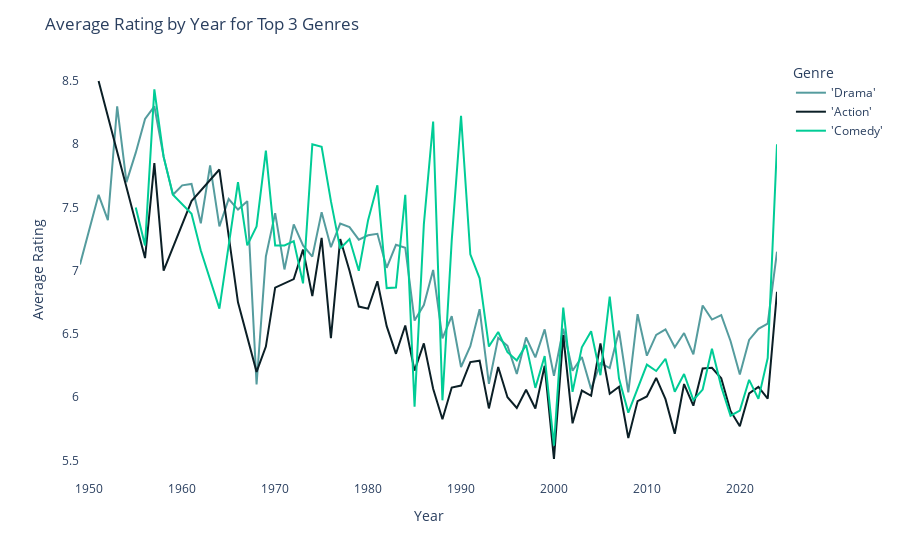

Write notebook code for a chart like this one.
### Code cell
# Group data by Year and calculate the average rating
average_rating_by_year = df.groupby(['Year', 'Genre'])['IMDb Rating'].mean().reset_index()

# Get the top 3 genres
top_3_genres = df['Genre'].value_counts().head(3).index

# Filter the data to include only the top 3 genres
average_rating_by_year = average_rating_by_year[average_rating_by_year['Genre'].isin(top_3_genres)]

# Create the line plot with Plotly Express
fig = px.line(average_rating_by_year, x='Year', y='IMDb Rating', color = "Genre", color_discrete_sequence=['#559C9E', '#0B1F26', '#00CC96'])

# Customize the layout
fig.update_layout(title='Average Rating by Year for Top 3 Genres', xaxis_title='Year', yaxis_title='Average Rating', xaxis=dict(showgrid=False), yaxis=dict(showgrid=False), plot_bgcolor='white')

# Show the plot
fig.show()

### Figure 1 — Plotly figure (JSON) as saved in the notebook; plotly's stock layout.template omitted (floating-point values rounded to 4 significant figures)
{"data": [{"hovertemplate": "Genre='Drama'<br>Year=%{x}<br>IMDb Rating=%{y}<extra></extra>", "legendgroup": "'Drama'", "line": {"color": "#559C9E", "dash": "solid"}, "marker": {"symbol": "circle"}, "mode": "lines", "name": "'Drama'", "orientation": "v", "showlegend": true, "type": "scatter", "x": [1949, 1951, 1952, 1953, 1954, 1955, 1956, 1957, 1958, 1959, 1960, 1961, 1962, 1963, 1964, 1965, 1966, 1967, 1968, 1969, 1970, 1971, 1972, 1973, 1974, 1975, 1976, 1977, 1978, 1979, 1980, 1981, 1982, 1983, 1984, 1985, 1986, 1987, 1988, 1989, 1990, 1991, 1992, 1993, 1994, 1995, 1996, 1997, 1998, 1999, 2000, 2001, 2002, 2003, 2004, 2005, 2006, 2007, 2008, 2009, 2010, 2011, 2012, 2013, 2014, 2015, 2016, 2017, 2018, 2019, 2020, 2021, 2022, 2023, 2024], "xaxis": "x", "y": [7.05, 7.6, 7.4, 8.3, 7.7, 7.933, 8.2, 8.3, 7.9, 7.6, 7.675, 7.686, 7.375, 7.833, 7.35, 7.567, 7.483, 7.55, 6.1, 7.112, 7.456, 7.01, 7.367, 7.2, 7.111, 7.462, 7.186, 7.373, 7.344, 7.245, 7.28, 7.292, 7.023, 7.205, 7.182, 6.606, 6.728, 7.006, 6.465, 6.64, 6.238, 6.404, 6.696, 6.106, 6.469, 6.407, 6.184, 6.471, 6.315, 6.536, 6.168, 6.541, 6.209, 6.317, 6.064, 6.269, 6.231, 6.527, 6.037, 6.656, 6.328, 6.492, 6.536, 6.394, 6.507, 6.339, 6.725, 6.614, 6.649, 6.444, 6.179, 6.453, 6.54, 6.581, 7.15], "yaxis": "y"}, {"hovertemplate": "Genre='Action'<br>Year=%{x}<br>IMDb Rating=%{y}<extra></extra>", "legendgroup": "'Action'", "line": {"color": "#0B1F26", "dash": "solid"}, "marker": {"symbol": "circle"}, "mode": "lines", "name": "'Action'", "orientation": "v", "showlegend": true, "type": "scatter", "x": [1951, 1956, 1957, 1958, 1961, 1964, 1966, 1968, 1969, 1970, 1972, 1973, 1974, 1975, 1976, 1977, 1978, 1979, 1980, 1981, 1982, 1983, 1984, 1985, 1986, 1987, 1988, 1989, 1990, 1991, 1992, 1993, 1994, 1995, 1996, 1997, 1998, 1999, 2000, 2001, 2002, 2003, 2004, 2005, 2006, 2007, 2008, 2009, 2010, 2011, 2012, 2013, 2014, 2015, 2016, 2017, 2018, 2019, 2020, 2021, 2022, 2023, 2024], "xaxis": "x", "y": [8.5, 7.1, 7.85, 7, 7.55, 7.8, 6.75, 6.2, 6.4, 6.867, 6.933, 7.167, 6.8, 7.26, 6.467, 7.25, 7, 6.717, 6.7, 6.917, 6.562, 6.343, 6.567, 6.21, 6.425, 6.067, 5.825, 6.076, 6.092, 6.278, 6.289, 5.911, 6.238, 6, 5.915, 6.059, 5.911, 6.248, 5.511, 6.49, 5.794, 6.052, 6.011, 6.424, 6.027, 6.082, 5.677, 5.969, 6.005, 6.152, 5.984, 5.711, 6.104, 5.933, 6.227, 6.232, 6.149, 5.891, 5.769, 6.029, 6.082, 5.989, 6.833], "yaxis": "y"}, {"hovertemplate": "Genre='Comedy'<br>Year=%{x}<br>IMDb Rating=%{y}<extra></extra>", "legendgroup": "'Comedy'", "line": {"color": "#00CC96", "dash": "solid"}, "marker": {"symbol": "circle"}, "mode": "lines", "name": "'Comedy'", "orientation": "v", "showlegend": true, "type": "scatter", "x": [1955, 1956, 1957, 1958, 1959, 1961, 1962, 1964, 1966, 1967, 1968, 1969, 1970, 1971, 1972, 1973, 1974, 1975, 1976, 1977, 1978, 1979, 1980, 1981, 1982, 1983, 1984, 1985, 1986, 1987, 1988, 1989, 1990, 1991, 1992, 1993, 1994, 1995, 1996, 1997, 1998, 1999, 2000, 2001, 2002, 2003, 2004, 2005, 2006, 2007, 2008, 2009, 2010, 2011, 2012, 2013, 2014, 2015, 2016, 2017, 2018, 2019, 2020, 2021, 2022, 2023, 2024], "xaxis": "x", "y": [7.5, 7.2, 8.433, 7.9, 7.6, 7.45, 7.16, 6.7, 7.7, 7.2, 7.35, 7.95, 7.2, 7.2, 7.233, 6.9, 8, 7.98, 7.55, 7.175, 7.25, 7, 7.4, 7.675, 6.862, 6.867, 7.6, 5.925, 7.367, 8.18, 5.975, 7.24, 8.225, 7.13, 6.94, 6.4, 6.515, 6.356, 6.291, 6.413, 6.073, 6.325, 5.617, 6.708, 6.042, 6.394, 6.521, 6.174, 6.795, 6.147, 5.878, 6.064, 6.257, 6.207, 6.304, 6.043, 6.183, 5.977, 6.06, 6.383, 6.084, 5.854, 5.894, 6.137, 5.986, 6.309, 8], "yaxis": "y"}], "layout": {"legend": {"title": {"text": "Genre"}, "tracegroupgap": 0}, "margin": {"t": 60}, "plot_bgcolor": "white", "title": {"text": "Average Rating by Year for Top 3 Genres"}, "xaxis": {"anchor": "y", "domain": [0, 1], "showgrid": false, "title": {"text": "Year"}}, "yaxis": {"anchor": "x", "domain": [0, 1], "showgrid": false, "title": {"text": "Average Rating"}}}}
